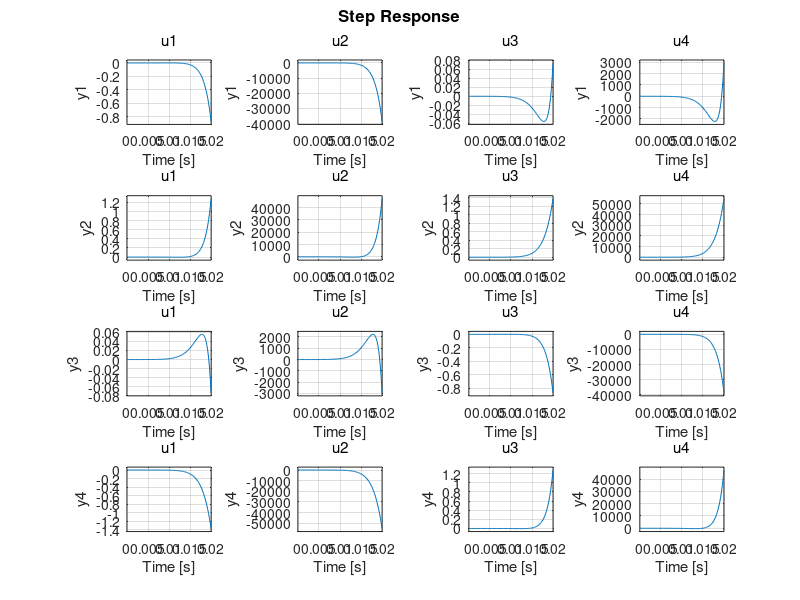
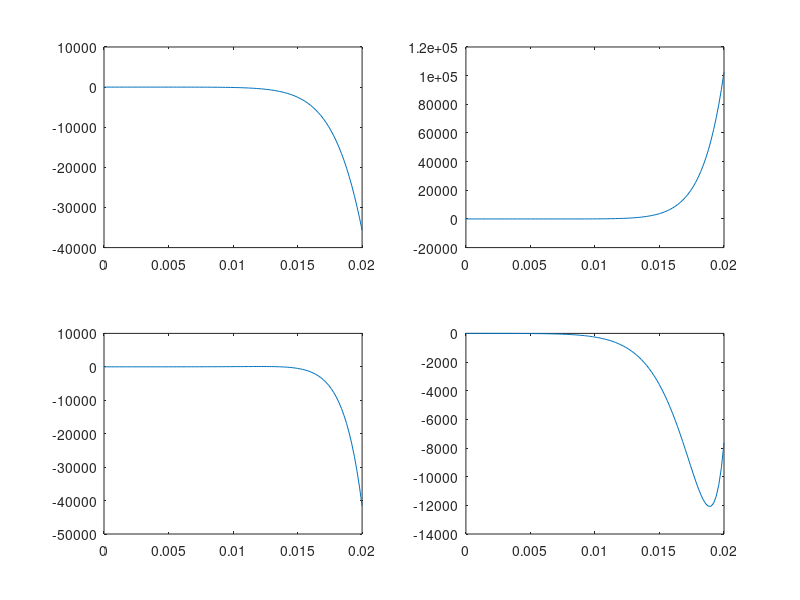

Source code (MATLAB) for these figures, in order:
clear all;

%---Data from Table 8.1---%
ksA = -1e7, ksB = ksA;
kiA = 250, kiB = ksA;
m = 100;
Ix = 8.3333, Iy = Ix;
Iz = 0.75;
PA = -2*ksA/kiA, PB = PA;
DA = sqrt(-m*ksA/2)/kiA, DB = DA;
b = 0.4, a = -b;
d = 0.45, c = -d;
omega = 500*2*pi;
%-------------------------%
M = diag([Ix m Ix m]);
G = [zeros(2) [Iz*omega 0; 0 0]; [-Iz*omega 0; 0 0] zeros(2)];
B = [[a b;1 1] zeros(2); zeros(2) [a b; 1 1]];
C = [[c 1; d 1] zeros(2); zeros(2) [c 1; d 1]];
Ki = diag([kiA kiB kiA kiB]);

tempKss = [ksA*a^2 + ksB*b^2 ksA*a + ksB*b;
           ksA*a^2 + ksB*b   ksA + ksB];
Kss = [tempKss zeros(2,2);
       zeros(2,2) tempKss];
P = diag([PA PB PA PB]);
D = diag([DA DB DA DB]);

%from PD feedback control
Kc = B*Ki*P*C;  %stiffness matrices
Dc = B*Ki*D*C;  %damping matrices


A_final = [zeros(4,4) eye(4); -B'*inv(M)*(Kss)*inv(B') -B'*inv(M)*(G)*inv(B')];
B_final = [zeros(4); B'*inv(M)*B*Ki]
C_final = [C*inv(B') zeros(4)];

% i = [ixA ixB iyA iyB]'
%x = [beta x -alpha y]
%y = [XseA XseB YseA YseB]
sys = ss(A_final , B_final, C_final, [0]);
t = 0:0.0002:5;
[y,t] = step(sys);
figure(1);
step(sys);
figure(2);
yy = sum(y,3);
subplot(221);
plot(t,yy(:,1));
subplot(222);
plot(t,yy(:,2));
subplot(223);
plot(t,yy(:,3));
subplot(224);
plot(t,yy(:,4));
